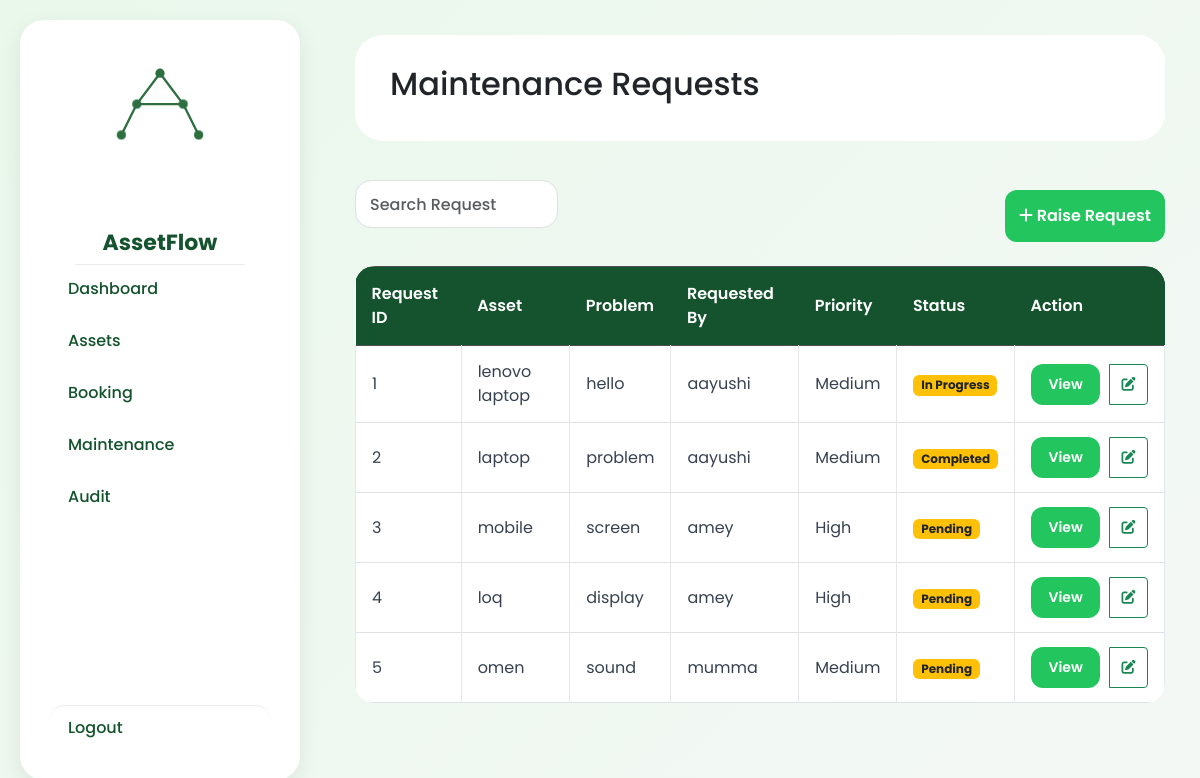
The app's page /maintenance with its own data.
### tables this page shows
CREATE TABLE Maintenance(
    RequestID INTEGER PRIMARY KEY AUTOINCREMENT,
    AssetID INTEGER,
    RequestedDate TEXT,
    Description TEXT,
    Status TEXT DEFAULT 'Pending',
    RequestedBy TEXT,
    Priority TEXT,
    Technician TEXT,
    FOREIGN KEY (AssetID) REFERENCES Assets(AssetID)
);

CREATE TABLE Assets(
    AssetID INTEGER PRIMARY KEY AUTOINCREMENT,
    AssetName TEXT,
    Category TEXT,
    Status TEXT,
    AllocatedTo TEXT
);

### app.py (the view)
@app.route("/maintenance")
def maintenance():
    conn = get_connection()
    cursor = conn.cursor()
    cursor.execute("SELECT AssetID, AssetName FROM Assets")
    assets = cursor.fetchall()
    cursor.execute("""
        SELECT
            Maintenance.RequestID,
            Assets.AssetName,
            Maintenance.Description,
            Maintenance.RequestedBy,
            Maintenance.Priority,
            Maintenance.Status
        FROM Maintenance
        JOIN Assets
        ON Maintenance.AssetID = Assets.AssetID
    """)
    requests = cursor.fetchall()
    conn.close()
    return render_template(
        "maintenance.html",
        assets=assets,
        requests=requests
    )
    return render_template("maintenance.html")

### database.py (called while the page is built)
def get_connection():
    conn = sqlite3.connect(str(DB_PATH), timeout=15)
    conn.execute("PRAGMA foreign_keys = ON")
    conn.row_factory = sqlite3.Row
    return conn

### templates/maintenance.html (shortened to what this page needs)
<!DOCTYPE html>
<html lang="en">
<head>
<link href="https://cdn.jsdelivr.net/npm/bootstrap@5.3.3/dist/css/bootstrap.min.css" rel="stylesheet">
<link href="https://cdnjs.cloudflare.com/ajax/libs/font-awesome/6.5.2/css/all.min.css" rel="stylesheet">
<link rel="stylesheet" href="{{ url_for('static', filename='css/maintanance.css') }}">
</head>
<body>
 <div class = "dashboard">
    <div class="sidebar">
         <div class="logo">
                   <h2> AssetFlow</h2>
            </div>
        <nav>
                    <a href="/dashboard" class="nav-link">Dashboard</a>
                    <a href = "/assets" class= "nav-link">Assets </a>
                    <a href="/booking" class="nav-link"> Booking</a>
                    <a href="/maintenance" class="nav-link">Maintenance</a>
                    <a href="/audit" class="nav-link"> Audit</a>
                </nav>
                  <a href="/logout" class="nav-link logout">Logout</a>
    </div>
<div class="main">
    <div class="topbar">
        <h2>Maintenance Requests</h2>
    </div>
    <div class="content">
        <div class="card-box">
            <div class="search-raise-container">
                <input
                    id="maintenanceSearch"
                    class="form-control w-25"
                    placeholder="Search Request"
                    onkeyup="searchMaintenance()"
                >
                <button
                    class="btn btn-primary"
                    data-bs-toggle="modal"
                    data-bs-target="#maintenanceModal"
                >
                    <i class="fa fa-plus"></i>
                    Raise Request
                </button>
            </div>
            <table id="maintenance-table" class="table table-bordered table-hover">
                <thead class="table-dark">
                    <tr>
                        <th>Request ID</th>
                        <th>Asset</th>
                        <th>Problem</th>
                        <th>Requested By</th>
                        <th>Priority</th>
                        <th>Status</th>
                        <th width="150">Action</th>
                    </tr>
                </thead>
            <tbody id="maintenance-table">
                {% for req in requests %}
                <tr>
                    <td>{{ req['RequestID'] }}</td>
                    <td>{{ req['AssetName'] }}</td>
                    <td>{{ req['Description'] }}</td>
                    <td>{{ req['RequestedBy'] }}</td>
                    <td>{{ req['Priority'] }}</td>
                    <td>
                        <span class="badge bg-warning text-dark">
                            {{ req['Status'] }}
                        </span>
                    </td>
                    <td>
                        <div class="btn-group" role="group" aria-label="Actions">
                        <button id = "view" class="btn btn-sm btn-outline-primary"
                            data-bs-toggle ="modal"
                            data-bs-target="#viewModal{{ req['RequestID'] }}">
                            View
                        </button>
                        <button id="edit" class="btn btn-sm btn-outline-success"
                            data-bs-toggle="modal"
                            data-bs-target="#editModal{{ req['RequestID'] }}">
                            <i class="fa fa-edit"></i>
                        </button>
                    </div>
                    </td>
                </tr>
                {% else %}
                <tr>
                    <td colspan="7" class="text-center">
                        No maintenance requests found.
                    </td>
                </tr>
                {% endfor %}
            </tbody>
        </table>
                    </div>
                </div>
            </div>
</body>
</html>

### static/css/maintanance.css (style rules this page uses)
body { margin:0; padding:0; font-family:Poppins,sans-serif; background: linear-gradient( 135deg, #EAF8EC, #F4F8F5 ); }
.sidebar { width:280px; background:#FFFFFF; margin:20px; border-radius:24px; box-shadow:0 8px 25px rgba(0,0,0,0.08); display: flex; flex-direction: column; align-items: center; padding: 30px; box-shadow: 0 8px 25px rgba(0,0,0,0.08); position: sticky; top: 20px; height: calc(100vh - 40px); box-sizing: border-box; }
.nav-link { color: #14532D; text-decoration: none; padding: 10px 18px; border-radius: 14px; font-weight: 500; }
nav { display: flex; flex-direction: column; gap: 8px; }
.sidebar nav { width: 100%; display: flex; flex-direction: column; }
.dashboard { display:flex; min-height:100vh; }
.sidebar .logout { width: 100%; margin-top: auto; margin-bottom: 0; padding: 10px 18px; border-top: 1px solid #E8ECEF; box-sizing: border-box; }
.logo { display:flex; flex-direction:column; align-items:center; gap:2px; margin-bottom:2px; border-bottom:1px solid #E8ECEF; }
.logo h2 { font-size:22px; font-weight:700; color:#14532D; margin-top: 8px; }
.main { flex:1; padding:35px; min-width:0; }
.topbar { background: #ffffff; border-radius: 28px; padding: 30px 35px; margin-bottom: 25px; }
.btn.btn-primary { background: #22C55E; color: white; border-radius: 12px; padding: 14px; margin-top: 24px; font-weight: 600; font-size: 16px; border: none; cursor: pointer; transition: all 0.3s ease; }
input { width:100%; padding:14px 16px; border:1px solid #D1D5DB; border-radius:12px; font-size:16px; transition:0.3s; }
input::placeholder { color:#9CA3AF; }
#maintenanceSearch { width:320px; padding: 12px 14px; height: 48px; border-radius: 16px; font-weight: 500; transition: 0.3s; }
.search-raise-container { display:flex; justify-content:space-between; align-items:center; margin-bottom:24px; }
#maintenance-table { background: #FFFFFF; border-radius: 20px; overflow: hidden; width: 100%; }
#maintenance-table thead { background: #14532D; }
#maintenance-table thead th { background: #14532D; color: #FFFFFF; padding: 15px 16px; font-weight: 600; border: none; vertical-align: middle; }
#maintenance-table tbody td { padding: 14px 16px; vertical-align: middle; color: #374151; border-color: #E5E7EB; }
#maintenance-table tbody tr { transition: background 0.2s ease; }
#view { background: #22C55E; color: white; border-radius: 12px; padding: 10px 14px; font-weight: 600; font-size: 14px; border: none; cursor: pointer; transition: all 0.3s ease; }
.btn-group { display: flex; gap: 10px; }

### records on screen
Maintenance: RequestID "1", AssetName "lenovo laptop", Description "hello", RequestedBy "aayushi", Priority "Medium", Status "In Progress"
Maintenance: RequestID "2", AssetName "laptop", Description "problem", RequestedBy "aayushi", Priority "Medium", Status "Completed"
Maintenance: RequestID "3", AssetName "mobile", Description "screen", RequestedBy "amey", Priority "High", Status "Pending"
Maintenance: RequestID "4", AssetName "loq", Description "display", RequestedBy "amey", Priority "High", Status "Pending"
Maintenance: RequestID "5", AssetName "omen", Description "sound", RequestedBy "mumma", Priority "Medium", Status "Pending"
